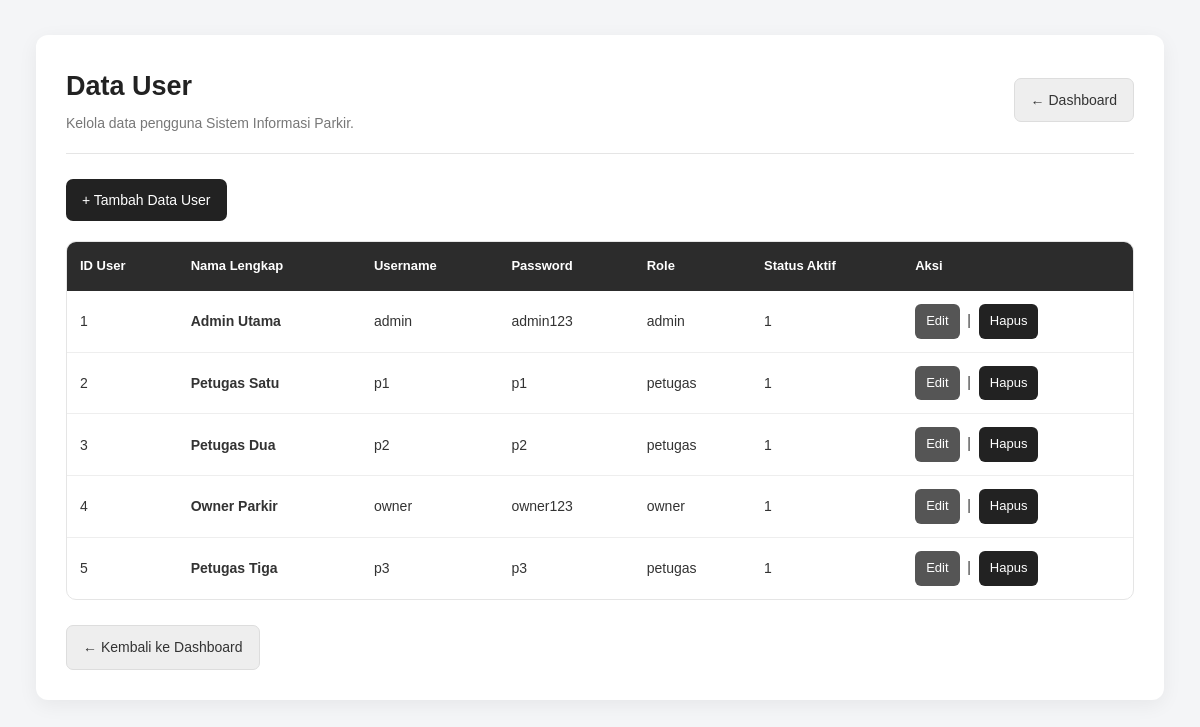
The page /user/tampil_user.php on the database its author committed.
### tables this page shows
CREATE TABLE `tb_user` (
  `id_user` int(11) NOT NULL,
  `nama_lengkap` varchar(100) NOT NULL,
  `username` varchar(50) NOT NULL,
  `password` varchar(255) NOT NULL,
  `role` enum('admin','petugas','owner') NOT NULL,
  `status_aktif` tinyint(1) NOT NULL DEFAULT 1
);

### user/tampil_user.php (the view, shortened to what this page needs)
<?php
require_once '../koneksi.php';
$data = mysqli_query(
    $koneksi,
    "SELECT * FROM tb_user"
);
$rows = mysqli_fetch_all(
    $data,
    MYSQLI_ASSOC
);
?>
<!DOCTYPE html>
<html lang="id">
<head>
    <link rel="stylesheet" href="http://localhost/parkir/style.css?v=3">
</head>
<body>
    <div class="container">
        <div class="page-header">
            <div>
                <h2>
                    Data User
                </h2>
                <p class="page-description">
                    Kelola data pengguna Sistem Informasi Parkir.
                </p>
            </div>
            <a href="../dashboard.php" class="kembali">
                ← Dashboard
            </a>
        </div>
        <p>
            <a href="tambah_user.php" class="btn">
                + Tambah Data User
            </a>
        </p>
        <table>
            <tr>
                <th>
                    ID User
                </th>
                <th>
                    Nama Lengkap
                </th>
                <th>
                    Username
                </th>
                <th>
                    Password
                </th>
                <th>
                    Role
                </th>
                <th>
                    Status Aktif
                </th>
                <th>
                    Aksi
                </th>
            </tr>
            <?php
            foreach ($rows as $row):
                ?>
                <tr>
                    <td>
                        <?= htmlspecialchars(
                            $row['id_user']
                        ); ?>
                    </td>
                    <td>
                        <strong>
                            <?= htmlspecialchars(
                                $row['nama_lengkap']
                            ); ?>
                        </strong>
                    </td>
                    <td>
                        <?= htmlspecialchars(
                            $row['username']
                        ); ?>
                    </td>
                    <td>
                        <?= htmlspecialchars(
                            $row['password']
                        ); ?>
                    </td>
                    <td>
                        <?= htmlspecialchars(
                            $row['role']
                        ); ?>
                    </td>
                    <td>
                        <?= htmlspecialchars(
                            $row['status_aktif']
                        ); ?>
                    </td>
                    <td>
                        <a href="edit_user.php?id=<?= $row['id_user']; ?>" class="edit">
                            Edit
                        </a>
                        &nbsp;|&nbsp;
                        <a href="hapus_user.php?id=<?= $row['id_user']; ?>" class="hapus"
                            onclick="return confirm('Yakin ingin menghapus user ini?')">
                            Hapus
                        </a>
                    </td>
                </tr>
                <?php
            endforeach;
            ?>
        </table>
        <br>
        <a href="../dashboard.php" class="kembali">
            ← Kembali ke Dashboard
        </a>
    </div>
</body>
</html>

### style.css (style rules this page uses)
* { margin: 0; padding: 0; box-sizing: border-box; }
:root { --primary: #222222; --primary-hover: #000000; --secondary: #555555; --secondary-hover: #333333; --background: #f4f5f7; --surface: #ffffff; --border: #e5e5e5; --text: #222222; --muted: #777777; --success: #2f7d4a; --danger: #b63b3b; --warning: #9a721f; --radius: 12px; --shadow: 0 5px 20px rgba(0, 0, 0, 0.06); --shadow-hover: 0 10px 30px rgba(0, 0, 0, 0.1); }
body { font-family: Arial, Helvetica, sans-serif; background: var(--background); color: var(--text); line-height: 1.6; min-height: 100vh; }
a { text-decoration: none; color: inherit; }
.container { width: 94%; max-width: 1400px; margin: 35px auto; background: var(--surface); padding: 30px; border-radius: var(--radius); box-shadow: var(--shadow); }
.page-header { display: flex; justify-content: space-between; align-items: center; gap: 20px; margin-bottom: 25px; padding-bottom: 18px; border-bottom: 1px solid var(--border); }
.page-header h2 { font-size: 27px; font-weight: 700; color: var(--text); margin-bottom: 4px; }
.page-description { color: var(--muted); font-size: 14px; }
h1, h2, h3, h4 { color: var(--text); }
.btn { display: inline-flex; align-items: center; justify-content: center; gap: 7px; background: var(--primary); color: white; padding: 10px 16px; border-radius: 7px; border: none; font-size: 14px; cursor: pointer; transition: background 0.2s ease, transform 0.2s ease, box-shadow 0.2s ease; }
.kembali { display: inline-flex; align-items: center; justify-content: center; gap: 7px; background: #eeeeee; color: #333333; padding: 10px 16px; border-radius: 7px; font-size: 14px; border: 1px solid #dddddd; transition: 0.2s ease; }
.edit { display: inline-flex; align-items: center; justify-content: center; background: #555555; color: white; padding: 7px 11px; border-radius: 6px; font-size: 13px; transition: 0.2s ease; }
.hapus { display: inline-flex; align-items: center; justify-content: center; background: #222222; color: white; padding: 7px 11px; border-radius: 6px; font-size: 13px; transition: 0.2s ease; }
table { width: 100%; border-collapse: separate; border-spacing: 0; margin-top: 20px; background: white; border: 1px solid var(--border); border-radius: 10px; overflow: hidden; }
table th { background: #2c2c2c; color: white; padding: 14px 13px; text-align: left; font-size: 13px; font-weight: 600; white-space: nowrap; border: none; }
table td { padding: 13px; border-bottom: 1px solid #eeeeee; color: #333333; font-size: 14px; vertical-align: middle; }
table tr:last-child td { border-bottom: none; }
table tbody tr { transition: background 0.15s ease; }
.container, .dashboard, .login-card, .card, .stat-card { animation: fadeIn 0.3s ease; }

### rows shown on the page
tb_user: id_user "1", nama_lengkap "Admin Utama", username "admin", password "admin123", role "admin", status_aktif "1"
tb_user: id_user "2", nama_lengkap "Petugas Satu", username "p1", password "p1", role "petugas", status_aktif "1"
tb_user: id_user "3", nama_lengkap "Petugas Dua", username "p2", password "p2", role "petugas", status_aktif "1"
tb_user: id_user "4", nama_lengkap "Owner Parkir", username "owner", password "owner123", role "owner", status_aktif "1"
tb_user: id_user "5", nama_lengkap "Petugas Tiga", username "p3", password "p3", role "petugas", status_aktif "1"
